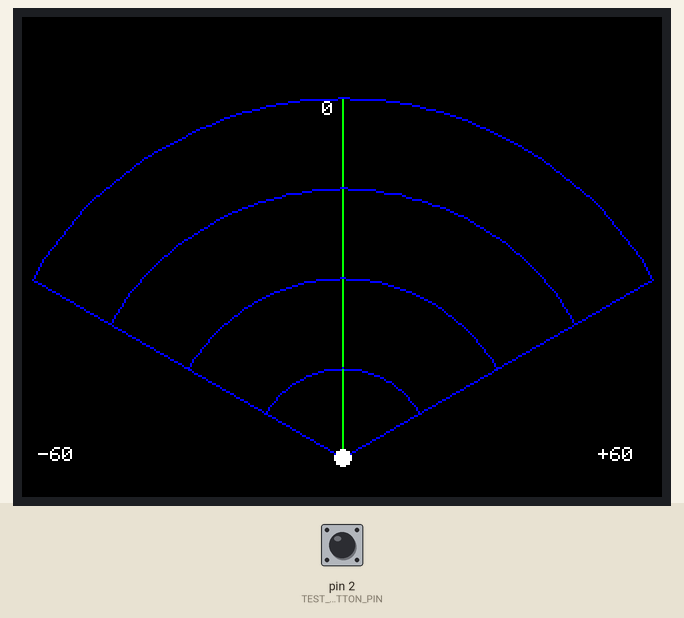
This sketch was run on a simulated Teensy 4. Shown: 320×240 colour display. The test bench sets the inputs (shaded band); at power-on: pin 2 (TEST_BUTTON_PIN) HIGH. Random numbers use the default seed unless the sketch sets one.

Above: at 1.6 s.
1.7 s: pin 2 (TEST_BUTTON_PIN) pulled LOW for 0.15 s
At 2.8 s:
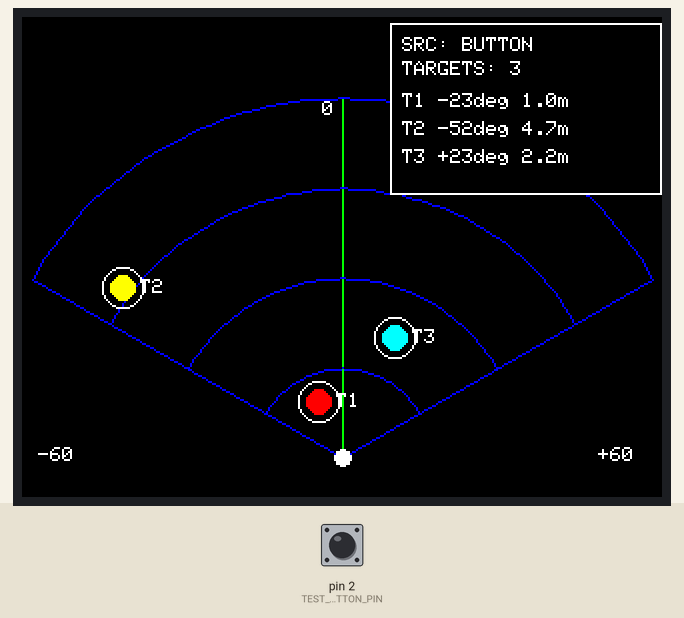
3.3 s: pin 2 (TEST_BUTTON_PIN) pulled LOW for 1 s
At 3.9 s:
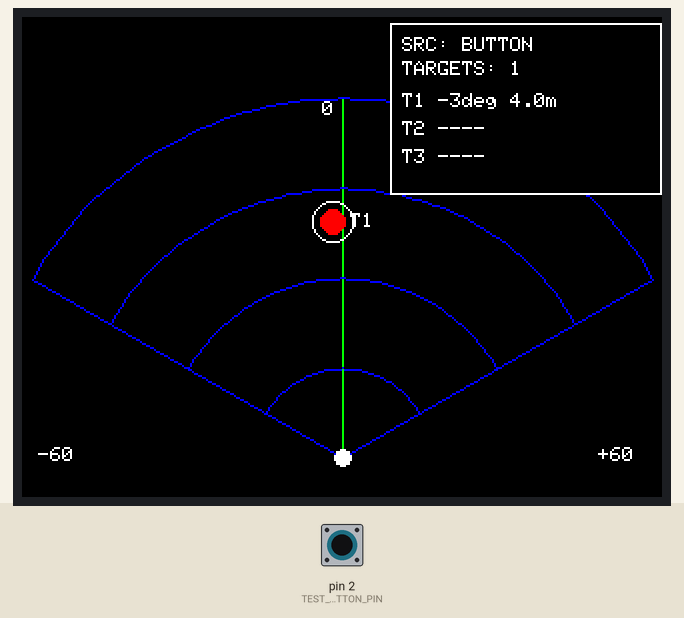
5.8 s: pin 2 (TEST_BUTTON_PIN) pulsed LOW 5 times (0.12 s each, 0.3 s apart)
At 8.0 s:
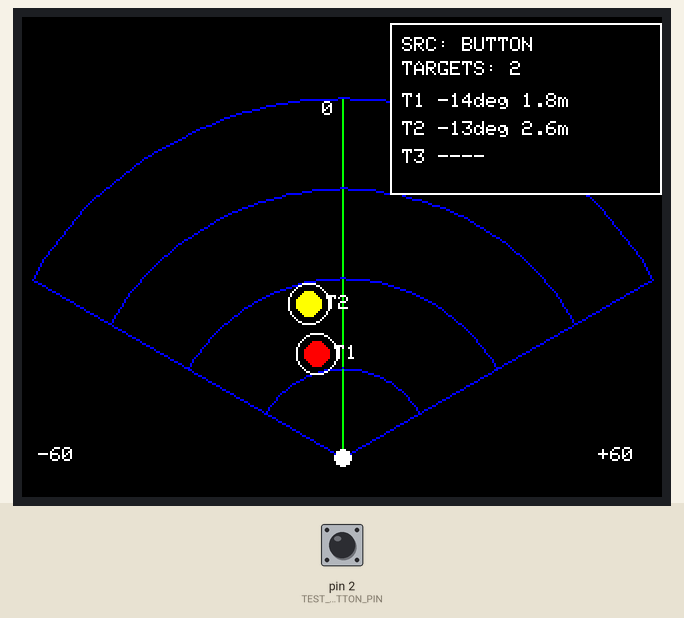
8.8 s: pin 2 (TEST_BUTTON_PIN) pulsed LOW 5 times (0.12 s each, 0.3 s apart)
At 9.98 s:
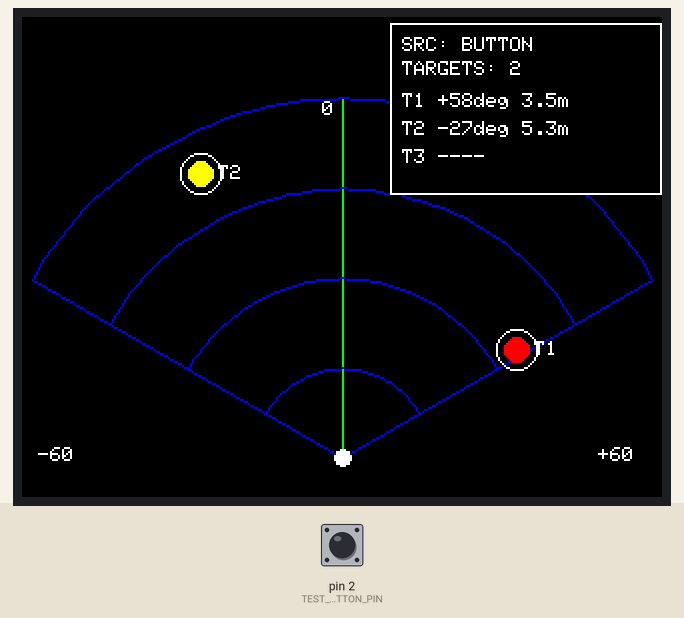
Timing chart, 0 to 11.8 s (numbered marks = the images above; inputs shaded):
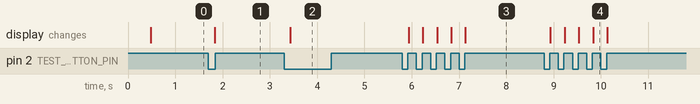

The sketch:

heartbeat_sensor.ino
```cpp
#include <Arduino.h>
#include <SPI.h>
#include <ILI9341_t3.h>

// ======================================================
// TFT PIN MAP
// ======================================================
#define TFT_CS   10
#define TFT_DC    9
#define TFT_RST   8

ILI9341_t3 tft(TFT_CS, TFT_DC, TFT_RST);

// ======================================================
// BUTTON PIN
// ======================================================
#define TEST_BUTTON_PIN 2

bool lastButtonReading = HIGH;
bool stableButtonState = HIGH;
unsigned long lastDebounceTime = 0;
constexpr unsigned long debounceDelayMs = 35;

// ======================================================
// RADAR UART SETTINGS
// ======================================================
#define RADAR_SERIAL Serial1
constexpr uint32_t RADAR_BAUD = 256000;

// ======================================================
// DISPLAY GEOMETRY
// ======================================================
constexpr int RADAR_CX = 160;
constexpr int RADAR_CY = 220;
constexpr int RADAR_R  = 180;

constexpr float THETA_MIN_DEG = -60.0f;
constexpr float THETA_MAX_DEG =  60.0f;
constexpr float DIST_MIN_M    =   0.20f;
constexpr float DIST_MAX_M    =   6.00f;

// ======================================================
// RD-03D SETTINGS
// ======================================================
constexpr uint8_t RD03D_FRAME_SIZE   = 30;
constexpr uint8_t RD03D_HEADER_SIZE  = 4;
constexpr uint8_t RD03D_TARGET_SIZE  = 8;
constexpr uint8_t RD03D_MAX_TARGETS  = 3;

constexpr bool RADAR_FLIP_LEFT_RIGHT = true;
constexpr unsigned long RADAR_DISPLAY_INTERVAL_MS = 100;
constexpr unsigned long RADAR_TARGET_STALE_MS = 800;
constexpr bool PRINT_RAW_RADAR_BYTES = false;

unsigned long lastRadarDisplayUpdateMs = 0;
unsigned long lastRadarFrameMs = 0;

struct RadarTarget {
  bool valid;
  uint8_t slot;
  float thetaDeg;
  float distanceM;
  int16_t x_mm;
  int16_t y_mm;
  int16_t speed_cm_s;
  uint16_t resolution_mm;
};

RadarTarget currentTargets[RD03D_MAX_TARGETS];
RadarTarget lastDrawnTargets[RD03D_MAX_TARGETS];
uint8_t currentTargetCount = 0;
uint8_t lastDrawnCount = 0;
bool currentDisplayFromRadar = false;
bool staticScreenDrawn = false;

const uint16_t TARGET_COLORS[RD03D_MAX_TARGETS] = {
  ILI9341_RED,
  ILI9341_YELLOW,
  ILI9341_CYAN
};

inline float clampFloat(float x, float lo, float hi) {
  return (x < lo) ? lo : (x > hi) ? hi : x;
}

inline float degToRad(float deg) {
  return deg * PI / 180.0f;
}

void clearTargetArray(RadarTarget *targets) {
  for (uint8_t i = 0; i < RD03D_MAX_TARGETS; i++) {
    targets[i] = {false, static_cast<uint8_t>(i + 1), 0.0f, 0.0f, 0, 0, 0, 0};
  }
}

bool sameTarget(const RadarTarget &a, const RadarTarget &b) {
  return a.valid == b.valid &&
         a.slot == b.slot &&
         fabsf(a.thetaDeg - b.thetaDeg) < 0.1f &&
         fabsf(a.distanceM - b.distanceM) < 0.05f &&
         a.speed_cm_s == b.speed_cm_s;
}

void radarToScreen(float thetaDeg, float distanceM, int &x, int &y) {
  thetaDeg = clampFloat(thetaDeg, THETA_MIN_DEG, THETA_MAX_DEG);
  distanceM = clampFloat(distanceM, DIST_MIN_M, DIST_MAX_M);

  const float r = (distanceM / DIST_MAX_M) * RADAR_R;
  const float theta = degToRad(thetaDeg);

  x = RADAR_CX + static_cast<int>(r * sinf(theta));
  y = RADAR_CY - static_cast<int>(r * cosf(theta));
}

void drawStaticRadarScreen() {
  tft.fillScreen(ILI9341_BLACK);

  for (float theta = THETA_MIN_DEG; theta <= THETA_MAX_DEG; theta += 60.0f) {
    const float rad = degToRad(theta);
    const int x2 = RADAR_CX + static_cast<int>(RADAR_R * sinf(rad));
    const int y2 = RADAR_CY - static_cast<int>(RADAR_R * cosf(rad));
    tft.drawLine(RADAR_CX, RADAR_CY, x2, y2, ILI9341_BLUE);
  }

  tft.drawLine(RADAR_CX, RADAR_CY, RADAR_CX, RADAR_CY - RADAR_R, ILI9341_GREEN);

  for (int arc = 1; arc <= 4; arc++) {
    const int r = (RADAR_R * arc) / 4;
    int prevX = -1, prevY = -1;

    for (float theta = THETA_MIN_DEG; theta <= THETA_MAX_DEG; theta += 2.0f) {
      const float rad = degToRad(theta);
      const int x = RADAR_CX + static_cast<int>(r * sinf(rad));
      const int y = RADAR_CY - static_cast<int>(r * cosf(rad));
      if (prevX >= 0) tft.drawLine(prevX, prevY, x, y, ILI9341_BLUE);
      prevX = x;
      prevY = y;
    }
  }

  tft.fillCircle(RADAR_CX, RADAR_CY, 4, ILI9341_WHITE);
  tft.setTextColor(ILI9341_WHITE);
  tft.setTextSize(1);
  tft.setCursor(8, 215); tft.print("-60");
  tft.setCursor(150, 42); tft.print("0");
  tft.setCursor(288, 215); tft.print("+60");

  staticScreenDrawn = true;
}

void drawOneTarget(const RadarTarget &target, uint8_t drawIndex) {
  if (!target.valid) return;

  int x, y;
  radarToScreen(target.thetaDeg, target.distanceM, x, y);

  const uint16_t color = TARGET_COLORS[drawIndex % RD03D_MAX_TARGETS];
  tft.fillCircle(x, y, 6, color);
  tft.drawCircle(x, y, 10, ILI9341_WHITE);

  int labelX = x + 9;
  int labelY = y - 4;
  if (labelX > 306) labelX = x - 16;
  if (labelY < 2) labelY = y + 8;

  tft.setTextColor(ILI9341_WHITE);
  tft.setTextSize(1);
  tft.setCursor(labelX, labelY);
  tft.print('T');
  tft.print(target.slot);
}

void drawReadout(const RadarTarget *targets, uint8_t count, const char *sourceName) {
  tft.fillRect(184, 3, 136, 86, ILI9341_BLACK);
  tft.drawRect(184, 3, 136, 86, ILI9341_WHITE);

  tft.setTextColor(ILI9341_WHITE);
  tft.setTextSize(1);
  tft.setCursor(190, 10); tft.print("SRC: "); tft.print(sourceName);
  tft.setCursor(190, 22); tft.print("TARGETS: "); tft.print(count);

  int y = 38;
  for (uint8_t i = 0; i < RD03D_MAX_TARGETS; i++) {
    tft.setCursor(190, y);
    if (i < count && targets[i].valid) {
      tft.print('T'); tft.print(targets[i].slot); tft.print(' ');
      if (targets[i].thetaDeg >= 0) tft.print('+');
      tft.print(targets[i].thetaDeg, 0); tft.print("deg ");
      tft.print(targets[i].distanceM, 1); tft.print('m');
    } else {
      tft.print('T'); tft.print(i + 1); tft.print(" ----");
    }
    y += 14;
  }
}

void renderRadarDisplay(const char *sourceName) {
  bool changed = (currentTargetCount != lastDrawnCount);
  if (!changed) {
    for (uint8_t i = 0; i < currentTargetCount; i++) {
      if (!sameTarget(currentTargets[i], lastDrawnTargets[i])) {
        changed = true;
        break;
      }
    }
  }
  if (!changed) return;

  if (!staticScreenDrawn) drawStaticRadarScreen();
  else drawStaticRadarScreen(); // Simple full redraw only on changed frame.

  for (uint8_t i = 0; i < currentTargetCount; i++) drawOneTarget(currentTargets[i], i);
  drawReadout(currentTargets, currentTargetCount, sourceName);

  for (uint8_t i = 0; i < RD03D_MAX_TARGETS; i++) lastDrawnTargets[i] = currentTargets[i];
  lastDrawnCount = currentTargetCount;
}

// ... rest unchanged functional logic

int16_t decodeRD03DValue(uint8_t lowByte, uint8_t highByte) {
  int16_t value = ((highByte & 0x7F) << 8) | lowByte;
  if ((highByte & 0x80) == 0) value = -value;
  return value;
}

bool decodeRD03DTarget(const uint8_t *frame, uint8_t targetIndex, RadarTarget &target) {
  target.valid = false; target.slot = targetIndex + 1;
  if (targetIndex >= RD03D_MAX_TARGETS) return false;
  const uint8_t offset = RD03D_HEADER_SIZE + targetIndex * RD03D_TARGET_SIZE;

  const int16_t x_mm = decodeRD03DValue(frame[offset + 0], frame[offset + 1]);
  const int16_t y_mm = decodeRD03DValue(frame[offset + 2], frame[offset + 3]);
  const int16_t speed_cm_s = decodeRD03DValue(frame[offset + 4], frame[offset + 5]);
  const uint16_t resolution_mm = frame[offset + 6] | (static_cast<uint16_t>(frame[offset + 7]) << 8);

  if (x_mm == 0 && y_mm == 0 && speed_cm_s == 0 && resolution_mm == 0) return false;

  const float x = static_cast<float>(x_mm);
  const float y = static_cast<float>(y_mm);
  const float distanceM = sqrtf(x * x + y * y) / 1000.0f;
  float thetaDeg = atan2f(x, y) * 180.0f / PI;
  if (RADAR_FLIP_LEFT_RIGHT) thetaDeg = -thetaDeg;

  if (distanceM < DIST_MIN_M || distanceM > DIST_MAX_M) return false;
  if (thetaDeg < THETA_MIN_DEG || thetaDeg > THETA_MAX_DEG) return false;

  target = {true, static_cast<uint8_t>(targetIndex + 1), thetaDeg, distanceM, x_mm, y_mm, speed_cm_s, resolution_mm};
  return true;
}

uint8_t parseRD03DFrame(const uint8_t *frame, RadarTarget *targets) {
  clearTargetArray(targets);
  const bool headerOK = ((frame[0] == 0xAA || frame[0] == 0xAD) && frame[1] == 0xFF && frame[2] == 0x03 && frame[3] == 0x00);
  const bool footerOK = (frame[28] == 0x55 && frame[29] == 0xCC);
  if (!headerOK || !footerOK) return 0;

  uint8_t count = 0;
  for (uint8_t slot = 0; slot < RD03D_MAX_TARGETS; slot++) {
    RadarTarget decoded;
    if (decodeRD03DTarget(frame, slot, decoded)) targets[count++] = decoded;
  }
  return count;
}

void updateRadarTargets(const RadarTarget *targets, uint8_t count, const char *sourceName, bool fromRadar) {
  clearTargetArray(currentTargets);
  if (count > RD03D_MAX_TARGETS) count = RD03D_MAX_TARGETS;
  currentTargetCount = 0;
  for (uint8_t i = 0; i < count; i++) {
    if (targets[i].valid) currentTargets[currentTargetCount++] = targets[i];
  }
  currentDisplayFromRadar = fromRadar;
  renderRadarDisplay(sourceName);
}

void handleRadarSerial() {
  static uint8_t frame[RD03D_FRAME_SIZE];
  static uint8_t pos = 0;

  while (RADAR_SERIAL.available()) {
    const uint8_t b = RADAR_SERIAL.read();
    if (PRINT_RAW_RADAR_BYTES) { if (b < 0x10) Serial.print('0'); Serial.print(b, HEX); Serial.print(' '); }

    switch (pos) {
      case 0: if (b == 0xAA || b == 0xAD) frame[pos++] = b; break;
      case 1: pos = (b == 0xFF) ? (frame[pos++] = b, pos) : 0; break;
      case 2: pos = (b == 0x03) ? (frame[pos++] = b, pos) : 0; break;
      case 3: pos = (b == 0x00) ? (frame[pos++] = b, pos) : 0; break;
      default:
        frame[pos++] = b;
        if (pos >= RD03D_FRAME_SIZE) {
          lastRadarFrameMs = millis();
          RadarTarget parsedTargets[RD03D_MAX_TARGETS];
          const uint8_t parsedCount = parseRD03DFrame(frame, parsedTargets);
          const unsigned long now = millis();
          if (now - lastRadarDisplayUpdateMs >= RADAR_DISPLAY_INTERVAL_MS) {
            lastRadarDisplayUpdateMs = now;
            updateRadarTargets(parsedTargets, parsedCount, "RADAR", true);
          }
          pos = 0;
        }
    }
  }
}

void handleRadarStaleTimeout() {
  if (currentDisplayFromRadar && currentTargetCount > 0 && (millis() - lastRadarFrameMs > RADAR_TARGET_STALE_MS)) {
    RadarTarget emptyTargets[RD03D_MAX_TARGETS];
    clearTargetArray(emptyTargets);
    updateRadarTargets(emptyTargets, 0, "RADAR", true);
  }
}

void handleButton() {
  const bool reading = digitalRead(TEST_BUTTON_PIN);
  if (reading != lastButtonReading) lastDebounceTime = millis();
  if ((millis() - lastDebounceTime) > debounceDelayMs && reading != stableButtonState) {
    stableButtonState = reading;
    if (stableButtonState == LOW) {
      RadarTarget fake[RD03D_MAX_TARGETS];
      clearTargetArray(fake);
      const uint8_t fakeCount = random(1, RD03D_MAX_TARGETS + 1);
      for (uint8_t i = 0; i < fakeCount; i++) {
        const float theta = random(static_cast<long>(THETA_MIN_DEG * 10), static_cast<long>(THETA_MAX_DEG * 10 + 1)) / 10.0f;
        const float dist = random(static_cast<long>(DIST_MIN_M * 100), static_cast<long>(DIST_MAX_M * 100 + 1)) / 100.0f;
        const float thetaRad = degToRad(theta);
        const float distMm = dist * 1000.0f;
        fake[i] = {true, static_cast<uint8_t>(i + 1), theta, dist, static_cast<int16_t>(distMm * sinf(thetaRad)), static_cast<int16_t>(distMm * cosf(thetaRad)), static_cast<int16_t>(random(-80, 81)), 0};
      }
      updateRadarTargets(fake, fakeCount, "BUTTON", false);
    }
  }
  lastButtonReading = reading;
}

void setup() {
  Serial.begin(115200);
  delay(250);
  pinMode(TEST_BUTTON_PIN, INPUT_PULLUP);
  randomSeed(analogRead(A0) ^ micros());
  RADAR_SERIAL.begin(RADAR_BAUD);
  tft.begin();
  tft.setRotation(3);
  clearTargetArray(currentTargets);
  clearTargetArray(lastDrawnTargets);
  drawStaticRadarScreen();
}

void loop() {
  handleButton();
  handleRadarSerial();
  handleRadarStaleTimeout();
}
```

Measured:
- after the input at 1.7 s, the display: changes after 0.13 s (image 1)
- after the input at 3.3 s, the display: changes after 0.13 s (image 2)
- after the input at 5.8 s, the display: first changes after 0.13 s (image 3 shows a later state)
- after the input at 8.8 s, the display: first changes after 0.13 s (image 4 shows a later state)
